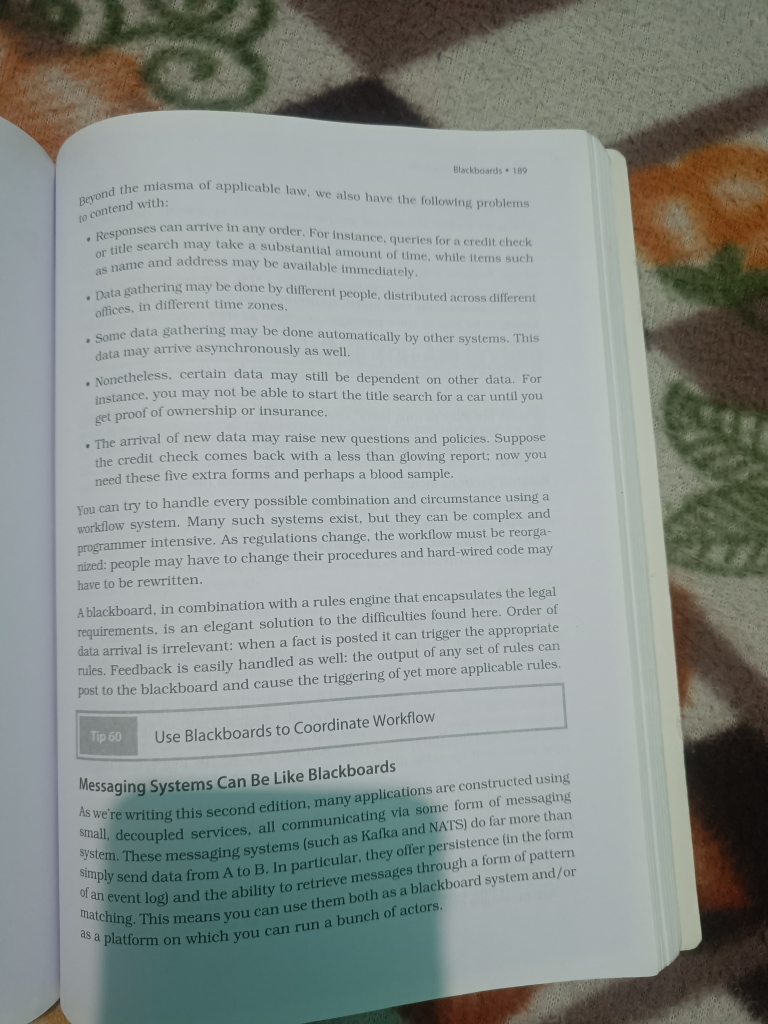
#> input picture test3.jpg, 3072 x 4096 px (shown at 1/4 size)
$ python raman_contour.py
#> lines starting #> are read from the running program, lines starting #| are printed output that depends on the picture; after the words box and inside, x2 and y2 are one past the last pixel; in counts of white or black regions, pixels touching at a corner belong together
import cv2
import numpy as np
from skimage import io

def scan_document(image):
    # Preprocess the image.
    image = cv2.resize(image, (600, 600))
    gray = cv2.cvtColor(image, cv2.COLOR_BGR2GRAY)

    # Adaptive Thresholding
    thresh = cv2.adaptiveThreshold(gray, 255, cv2.ADAPTIVE_THRESH_GAUSSIAN_C, cv2.THRESH_BINARY, 11, 2)

    # Find contours of the document.
    contours, _ = cv2.findContours(thresh, cv2.RETR_EXTERNAL, cv2.CHAIN_APPROX_SIMPLE)

    # Filter contours based on area and shape to get the document contour.
    max_area = 0
    max_contour = None
    for contour in contours:
        peri = cv2.arcLength(contour, True)
        approx = cv2.approxPolyDP(contour, 0.02 * peri, True)
        if len(approx) == 4:  # Check if contour is quadrilateral
            area = cv2.contourArea(contour)
            if area > max_area:
                max_area = area
                max_contour = contour

    # Check if a valid contour was found
    if max_contour is None:
        print("No document contour found.")
        return None

    # Get the four corners of the document.
    peri = cv2.arcLength(max_contour, True)
    approx = cv2.approxPolyDP(max_contour, 0.02 * peri, True)

    # Order the points to ensure top-left, top-right, bottom-right, bottom-left order.
    rect_points = np.float32([point[0] for point in approx])
    rect_points = rect_points[np.argsort(rect_points[:, 1])]  # Sort points based on y-coordinate

    if rect_points[0][0] > rect_points[1][0]:
        rect_points[[0, 1]] = rect_points[[1, 0]]
    if rect_points[2][0] < rect_points[3][0]:
        rect_points[[2, 3]] = rect_points[[3, 2]]

    # Check if the number of points is 4
    if len(rect_points) != 4:
        print("Could not detect four corners of the document.")
        return None

    # Perspective transform the document.
    dst = np.array([[0, 0], [600, 0], [600, 600], [0, 600]], dtype=np.float32)
    M = cv2.getPerspectiveTransform(rect_points, dst)
    warped = cv2.warpPerspective(image, M, (600, 600))

    # Return the scanned document.
    return warped

def enhance_image(image_path):
    # Read the image
    image = cv2.imread(image_path)

    # Convert the image to grayscale
    gray = cv2.cvtColor(image, cv2.COLOR_BGR2GRAY)

    # Apply CLAHE (Contrast Limited Adaptive Histogram Equalization) to enhance contrast
    clahe = cv2.createCLAHE(clipLimit=2.0, tileGridSize=(8, 8))
    equalized = clahe.apply(gray)

    # Display the original and enhanced images
    cv2.imshow('Original Image', gray)
    cv2.imshow('Enhanced Image', equalized)
    io.imsave("output2.jpg", equalized)
    cv2.waitKey(0)
    cv2.destroyAllWindows()

if __name__ == "__main__":
    image = io.imread("test3.jpg")
#> image is the input picture: shape (4096, 3072, 3); mean R, G, B 137.4, 144.1, 139.9
    scanned_document = scan_document(image)
#> in scan_document, `image = cv2.resize(image, (600, 600))`:
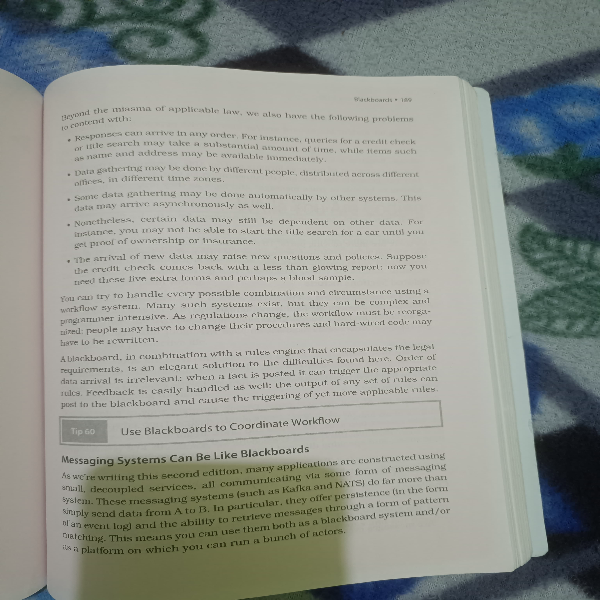
#> image: shape (600, 600, 3); mean of channels 0, 1, 2 137.3, 144.1, 139.9; drawn as B, G, R
#> in scan_document, `gray = cv2.cvtColor(image, cv2.COLOR_BGR2GRAY)`:
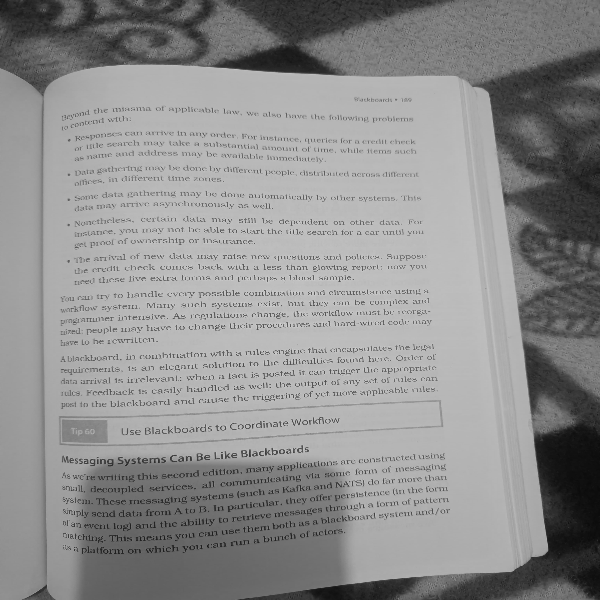
#> gray: shape (600, 600); min 11, max 212, mean 142
#> in scan_document, `thresh = cv2.adaptiveThreshold(gray, 255, cv2.ADAPTIVE_THRESH_GAUSSIAN..`:
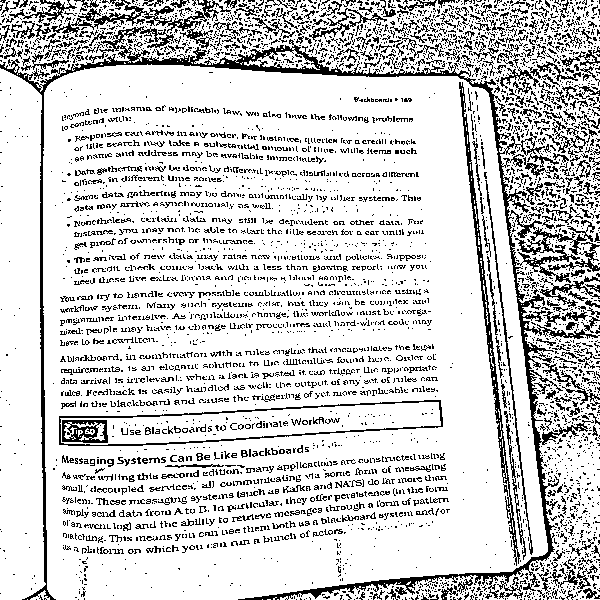
#> thresh: shape (600, 600); 81.5% white; black in thin lines or dots
#> in scan_document, `contours, _ = cv2.findContours(thresh, cv2.RETR_EXTERNAL, cv2.CHAIN_AP..`: contours = 74 contours, 70 with area under 20; largest, box (x1, y1, x2, y2) and area: (43, 64, 548, 600) 244042, (0, 0, 600, 600) 77826, (0, 68, 46, 600) 20875, (30, 590, 50, 600) 50
#> the loop in scan_document, `for contour in contours:` made 74 passes
#> (peri, approx, area, max_area) on passes 38, 41: (1166.2, [[0, 68], [21, 599], [45, 584], [41, 95]], 20875, 20875), (1998.1, [[47, 86], [54, 598], [547, 551], [484, 89]], 244041.5, 244041.5)
#> (peri, approx) on passes 1 to 6: (2, [[277, 599], [278, 599]]), (6, [[267, 599], [270, 599]]), (0, [[262, 599]]), (0, [[27, 599]]), (0, [[599, 597]]), (2, [[443, 597], [443, 598]])
#> after the loop in scan_document, `for contour in contours:`: max_area = 244041.5; max_contour = contour of 357 points, box (x1, y1, x2, y2) (43, 64, 548, 600), area 244042
#> in scan_document, `peri = cv2.arcLength(max_contour, True)`: peri = 1998.1
#> in scan_document, `approx = cv2.approxPolyDP(max_contour, 0.02 * peri, True)`: approx = [[47, 86], [54, 598], [547, 551], [484, 89]]
#> in scan_document, `rect_points = rect_points[np.argsort(rect_points[:, 1])]`: rect_points = [[47, 86], [484, 89], [547, 551], [54, 598]]
#> in scan_document, `M = cv2.getPerspectiveTransform(rect_points, dst)`: M = [[1.27, -0.0174, -58.31], [-0.00934, 1.36, -116.6], [-0.000204, 0.000288, 1]]
#> in scan_document, `warped = cv2.warpPerspective(image, M, (600, 600))`:
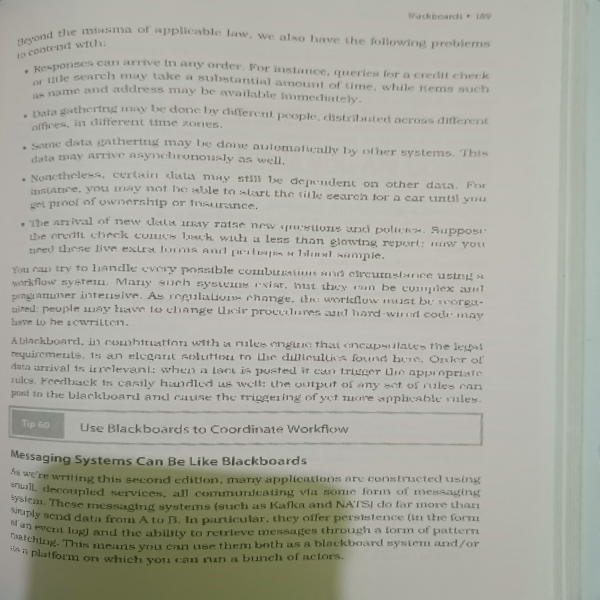
#> warped: shape (600, 600, 3); mean of channels 0, 1, 2 158.2, 169, 168.4; drawn as B, G, R


    if scanned_document is not None:
        # Convert to uint8 for saving the image
        scanned_document = cv2.convertScaleAbs(scanned_document)
        io.imsave("output.jpg", scanned_document)
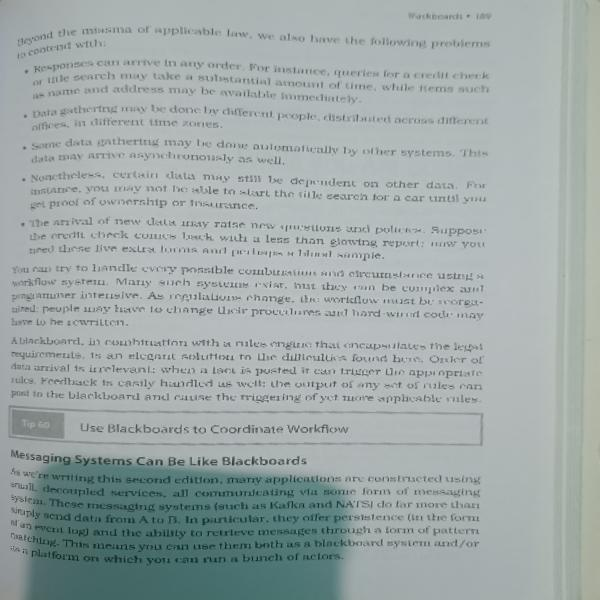
#> saved as output.jpg: shape (600, 600, 3); mean R, G, B 158.4, 168.9, 168.3

        image_path = "output.jpg"  # Change to the path of your image
        enhance_image(image_path)
#> in enhance_image, `gray = cv2.cvtColor(image, cv2.COLOR_BGR2GRAY)`:
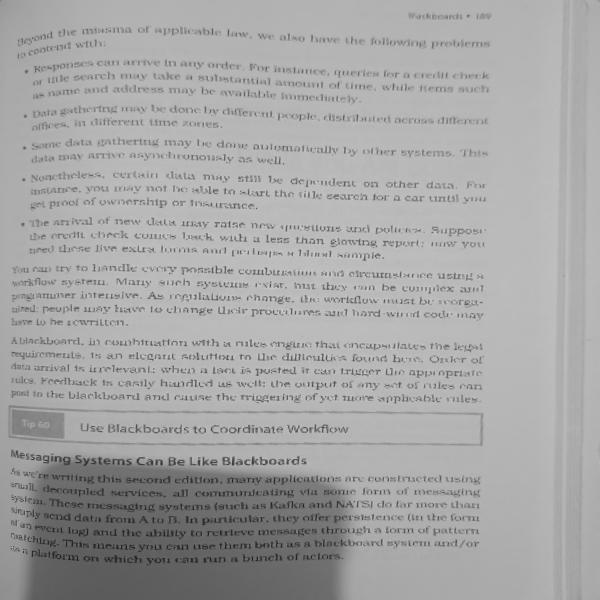
#> gray: shape (600, 600); min 22, max 215, mean 165.6
#> in enhance_image, `equalized = clahe.apply(gray)`:
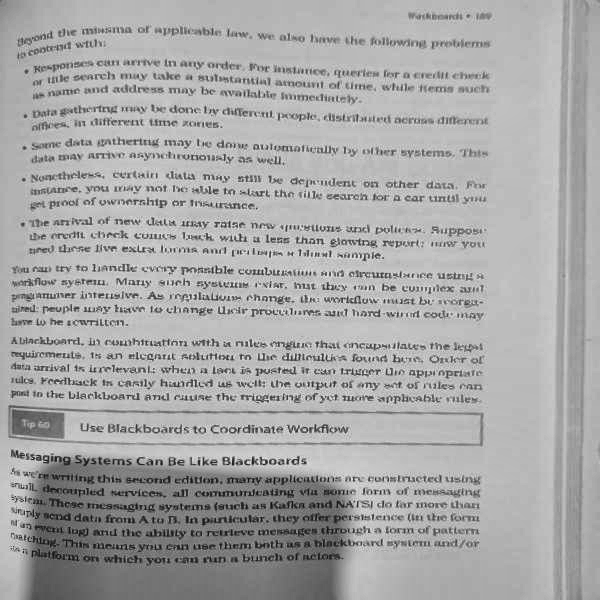
#> equalized: shape (600, 600); min 10, max 233, mean 167.3

$ run again, with test11.jpg copied over test3.jpg
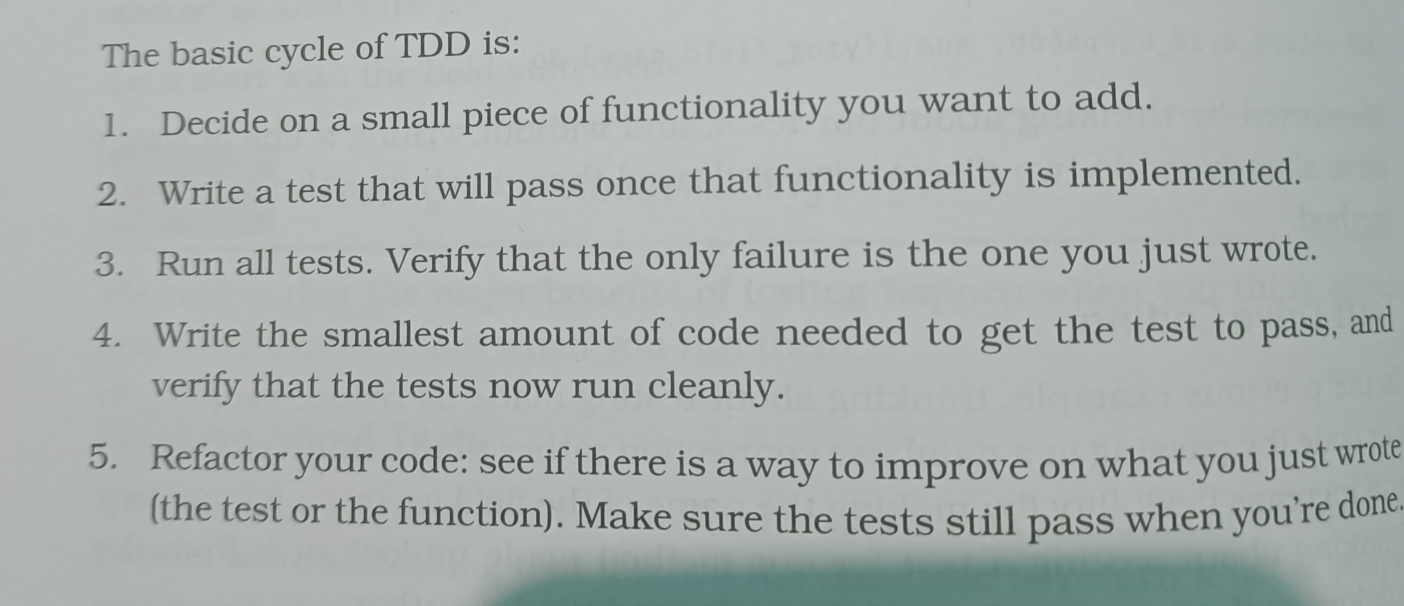
#> input picture test11.jpg, 2808 x 1212 px (shown at 1/2 size)
#> image is the input picture: shape (1212, 2808, 3); mean R, G, B 169.3, 175.8, 172.5
#> thresh: shape (600, 600); 90.2% white; black in thin lines or dots
#> contours = 1 contour; box (x1, y1, x2, y2) and area: (0, 0, 600, 600) 358563
#> the loop in scan_document, `for contour in contours:` made 1 pass
#> (peri, approx, area, max_area) on pass 1: (2589.6, [[0, 0], [0, 599], [599, 599], [599, 0]], 358563, 358563)
#> after the loop in scan_document, `for contour in contours:`: max_area = 358563; max_contour = contour of 206 points, box (x1, y1, x2, y2) (0, 0, 600, 600), area 358563
#> in scan_document, `rect_points = np.float32([point[0] for point in approx])`: rect_points = [[0, 0], [0, 599], [599, 599], [599, 0]]
#> in scan_document, `rect_points = rect_points[np.argsort(rect_points[:, 1])]`: rect_points = [[0, 0], [599, 0], [0, 599], [599, 599]]
#> M = [[1, 0, 0], [0, 1, 0], [0, 0, 1]]
#> in enhance_image, `equalized = clahe.apply(gray)`:
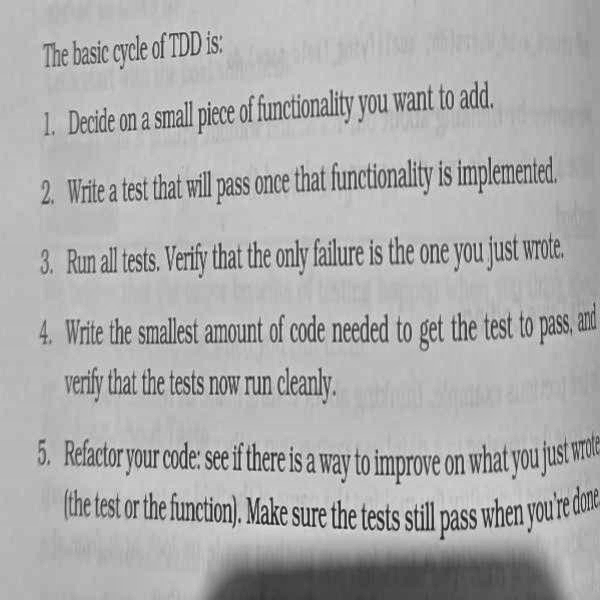
#> equalized: shape (600, 600); min 30, max 227, mean 173.1
